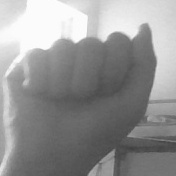
#> input picture data/0/0.jpg, 176 x 176 px; its folder holds only this picture in this run
$ python create_dataset.py
#> lines starting #> are read from the running program, lines starting #| are printed output that depends on the picture
import os
import pickle
import cv2
import numpy as np

DATA_DIR = './data'

data = []
labels = []

# Đơn giản hóa: Thay vì sử dụng mediapipe để trích xuất đặc trưng bàn tay,
# chúng ta sẽ sử dụng các đặc trưng đơn giản từ hình ảnh
for dir_ in os.listdir(DATA_DIR):
    if not dir_.isdigit():
        continue

    print(f"Processing class {dir_}")
    for img_path in os.listdir(os.path.join(DATA_DIR, dir_)):
        # Đọc hình ảnh
        img = cv2.imread(os.path.join(DATA_DIR, dir_, img_path))
#> img is the input picture: shape (176, 176, 3); min 64, max 255, mean 148.2
        if img is None:
            continue

        # Chuyển đổi sang ảnh xám
        img_gray = cv2.cvtColor(img, cv2.COLOR_BGR2GRAY)

        # Thay đổi kích thước ảnh để giảm số lượng đặc trưng
        img_resized = cv2.resize(img_gray, (32, 32))
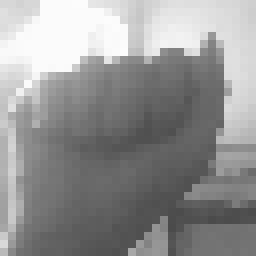
#> img_resized: shape (32, 32) (shown 8 times larger); min 75, max 252, mean 148.2

        # Làm phẳng ảnh thành vector đặc trưng
        features = img_resized.flatten()
#> features = 1024 values, max 252 at index 9, min 75 at index 890, mean 148.2

        # Thêm vào tập dữ liệu
        data.append(features)
        labels.append(int(dir_))
#> pass 2 of the loop `for dir_ in os.listdir(DATA_DIR):`:
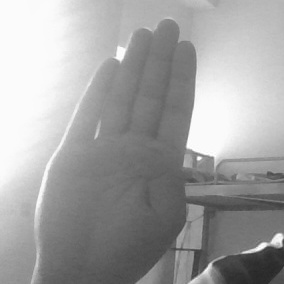
#> input picture data/1/0.jpg, 284 x 284 px
#> img is the input picture: shape (284, 284, 3); min 37, max 255, mean 162.5
#> img_gray: shape (284, 284)
#> `img_resized = cv2.resize(img_gray, (32, 32))`:
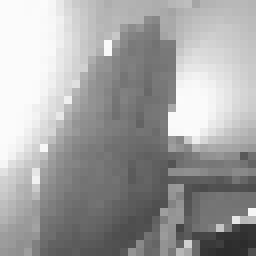
#> img_resized: shape (32, 32) (shown 8 times larger); min 44, max 251, mean 162.4
#> features = 1024 values, max 251 at index 0, min 44 at index 990, mean 162.4

# Lưu tập dữ liệu
print(f"Collected {len(data)} samples")
#| Collected 2 samples

f = open('data.pickle', 'wb')
pickle.dump({'data': data, 'labels': labels}, f)
f.close()
